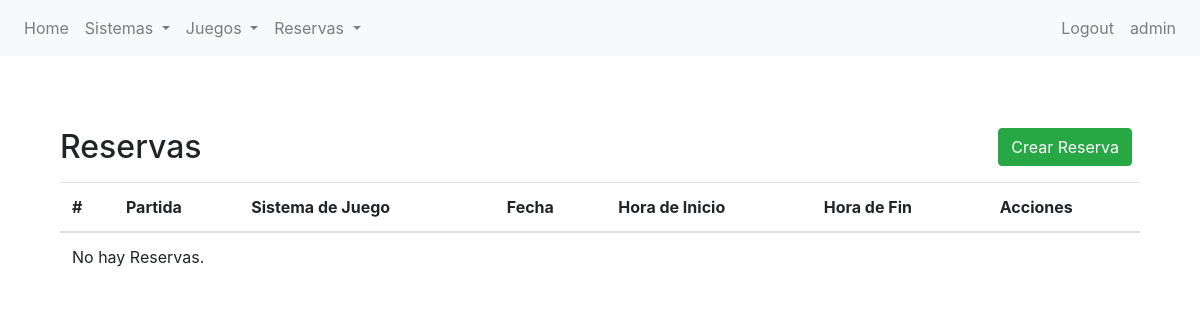
Before: /partidas/reserva/list/ (signed in) with the older database file.
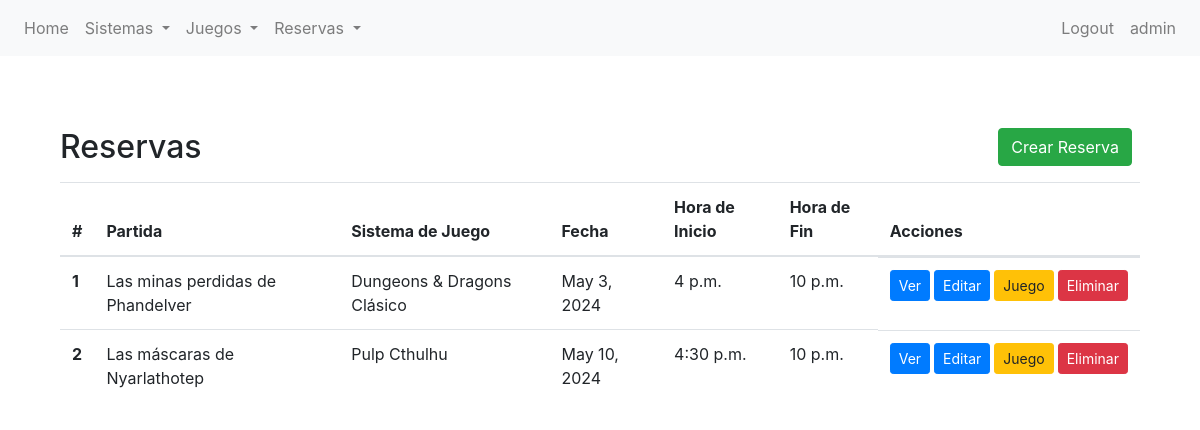
After: the same page with the newer database file.
### partidas/models.py (models this page shows, shortened)
class Reserva(models.Model):
    jugador = models.ForeignKey(User, null=True, on_delete=models.SET_NULL)
    juego = models.ForeignKey(Juego, on_delete=models.CASCADE, related_name='reservas')
    raza = models.CharField(max_length=50)
    clase = models.CharField(max_length=50)
    experiencia = models.BooleanField(default=True)
    descripcion = models.TextField(max_length=500)

class Juego(models.Model):
    nombre = models.CharField(max_length=250)
    disponible = models.BooleanField(default=True)
    numero_de_jugadores = models.IntegerField()
    sistema_de_juego = models.ForeignKey(Sistema, on_delete=models.CASCADE, related_name='sistema_de_juego')
    descripcion = models.TextField(blank=True, null=True)
    fecha = models.DateField(default=timezone.now)
    hora_inicio = models.TimeField(default=timezone.now)
    hora_fin = models.TimeField(default=timezone.now)

class Sistema(models.Model):
    nombre = models.CharField(max_length=100)
    dado = models.CharField(
        max_length=6,
        choices=Dado.choices,
        default=Dado.D20
        )
    base = models.CharField(
        max_length=6,
        choices=Base.choices,
        default=Base.DND5E
        )
    descripcion = models.CharField(max_length=500)
    def __str__(self):
        return f"{self.nombre}"

### partidas/views.py (the view)
# urls.py: path("reserva/list/", ReservaListView.as_view(), name="reserva-list"),
class ReservaListView(LoginRequiredMixin, ListView):
    model = Reserva
    template_name = "partidas/vbc/reserva-list.html"
    context_object_name = "todas_las_reservas"
    def get_queryset(self):
        return Reserva.objects.filter(jugador=self.request.user)

### partidas/templates/partidas/vbc/reserva-list.html (shortened to what this page needs)
{% extends 'partidas/base.html' %}
{% block content %}
<section class="py-5">
    <div class="container">
        <div class="d-flex justify-content-between align-items-center mb-3">
            <div>
                <h2 class="mb-0">Reservas</h2>
            </div>
            <div>
                <a href="{% url 'reserva-create' %}" class="btn btn-success mr-2">Crear Reserva</a>
            </div>
        </div>
        <table class="table">
            <thead>
                <tr>
                    <th scope="col">#</th>
                    <th scope="col">Partida</th>
                    <th scope="col">Sistema de Juego</th>
                    <th scope="col">Fecha</th>
                    <th scope="col">Hora de Inicio</th>
                    <th scope="col">Hora de Fin</th>
                    <th scope="col">Acciones</th>
                </tr>
            </thead>
            <tbody>
                {% if todas_las_reservas %}
                {% for reserva in todas_las_reservas %}
                <tr>
                    <th scope="row">{{ forloop.counter }}</th>
                    <td>{{ reserva.juego.nombre }}</td>
                    <td>{{ reserva.juego.sistema_de_juego }}</td>
                    <td>{{ reserva.juego.fecha }}</td>
                    <td>{{ reserva.juego.hora_inicio }}</td>
                    <td>{{ reserva.juego.hora_fin }}</td>
                    <td class="d-flex align-items-center">
                        <a href="{% url 'reserva-detail' reserva.id %}" class="btn btn-primary btn-sm mr-1">Ver</a>
                        <a href="{% url 'reserva-update' reserva.id %}" class="btn btn-primary btn-sm mr-1">Editar</a>
                        <a href="{% url 'juego-detail' reserva.juego.id %}" class="btn btn-warning btn-sm mr-1">Juego</a>
                        <a href="{% url 'reserva-delete' reserva.id %}" class="btn btn-danger btn-sm">Eliminar</a>
                    </td>
                    {% endfor %}
                </tr>
                {% else %}
                <tr>
                    <td colspan="7">No hay Reservas.</td>
                </tr>
                {% endif %}
            </tbody>
        </table>
    </div>
</section>
{% endblock %}

### partidas/templates/partidas/base.html (shortened to what this page needs)
{% load static %}
<!DOCTYPE html>
<html lang="en">
<head>
    <link rel="stylesheet" href="{% static 'partidas/css/bootstrap.css' %}">
</head>
<body>
    <nav class="navbar navbar-expand-lg navbar-light bg-light">
        <div class="collapse navbar-collapse" id="navbarNav">
            <ul class="navbar-nav">
                <li class="nav-item">
                    <a class="nav-link" href="{% url 'home' %}">Home</a>
                </li>
                {% if user.is_authenticated %}
                <li class="nav-item dropdown">
                    <a class="nav-link dropdown-toggle" href="#" id="navbarDropdownMenuLinkSistema" role="button" data-toggle="dropdown" aria-haspopup="true" aria-expanded="false">
                        Sistemas
                    </a>
                </li>
                <li class="nav-item dropdown">
                    <a class="nav-link dropdown-toggle" href="#" id="navbarDropdownMenuLinkJuego" role="button" data-toggle="dropdown" aria-haspopup="true" aria-expanded="false">
                        Juegos
                    </a>
                </li>
                <li class="nav-item dropdown">
                    <a class="nav-link dropdown-toggle" href="#" id="navbarDropdownMenuLinkReserva" role="button" data-toggle="dropdown" aria-haspopup="true" aria-expanded="false">
                        Reservas
                    </a>
                </li>
                {% endif %}
            </ul>
            <ul class="navbar-nav ml-auto">
                {% if user.is_authenticated %}
                    <li class="nav-item">
                        <a class="nav-link" href="{% url 'logout' %}">Logout</a>
                    </li>
                    <li class="nav-item">
                        <a class="nav-link" href="{% url 'editar-perfil' %}">{{ user }}</a>
                    </li>
                {% endif %}
            </ul>
        </div>
    </nav>
    <div class="container mt-4">
        {% block content %}{% endblock content %}
    </div>
</body>
</html>

Changed rows visible on the page:
added Reserva: juego.nombre "Las minas perdidas de Phandelver", juego.sistema_de_juego "Dungeons & Dragons Clásico", juego.fecha "May 3, 2024", juego.hora_inicio "4 p.m.", juego.hora_fin "10 p.m."
added Reserva: juego.nombre "Las máscaras de Nyarlathotep", juego.sistema_de_juego "Pulp Cthulhu", juego.fecha "May 10, 2024", juego.hora_inicio "4:30 p.m.", juego.hora_fin "10 p.m."
Other visible differences:
text no longer shown: "No hay Reservas."
